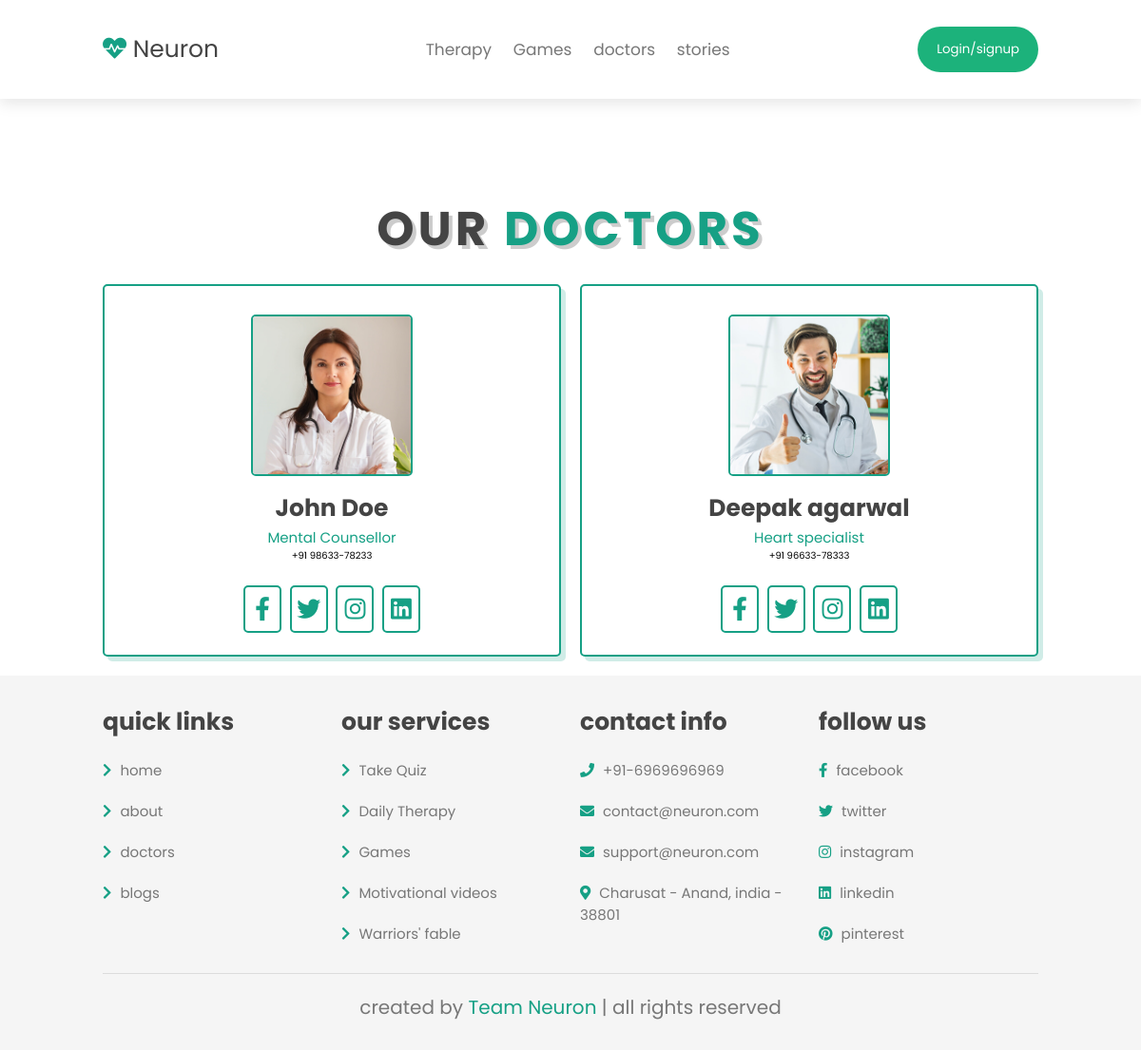
Page /doctors/Ahmedabad on the committed database.
### neuron_main/models.py (models this page shows)
class Doctor(models.Model):
    photo = models.ImageField(upload_to='media/image/', null=True)
    portfolio = models.CharField(max_length=100)
    name = models.CharField(max_length=30)
    location = models.CharField(max_length=50)
    contact_no = models.CharField(max_length=15)

### neuron_main/views.py (the view)
# urls.py: path('doctors/<str:city>', views.doctors_by_city, name="doctors_by_city"),
def doctors_by_city(request, *args, **kwargs):
    city = kwargs.get('city')
    doctors = [doctor for doctor in list(Doctor.objects.filter(location=city))]
    return render(request, 'doctors.html', context={'username': request.user.username if request.user.is_authenticated else None, 'doctors': doctors})

### templates/doctors.html (shortened to what this page needs)
{% extends 'base.html' %}
{% load static %}
  {% block content %}
<section class="doctors" id="doctors">
    <h1 class="heading" style="padding-top: 10vh"> our <span>doctors</span> </h1>
    <div class="box-container">
      {% for doctor in doctors %}
        <div class="box">
            <img src="{{ doctor.photo.url }}" alt="">
            <h3>{{doctor.name}}</h3>
            <span>{{doctor.portfolio}}</span>
            <pre style="font-size: 1rem">{{doctor.contact_no}}</pre>
            <div class="share">
                <a href="#" class="fab fa-facebook-f"></a>
                <a href="#" class="fab fa-twitter"></a>
                <a href="#" class="fab fa-instagram"></a>
                <a href="#" class="fab fa-linkedin"></a>
            </div>
        </div>
      {% endfor %}
    </div>
</section>
{% endblock %}

### static/css/base.css (style rules this page uses)
body { font-family: Arial, Helvetica, sans-serif; }
:root { --green:#16a085; --black:#444; --light-color:#777; --box-shadow:.5rem .5rem 0 rgba(22, 160, 133, .2); --text-shadow:.4rem .4rem 0 rgba(0, 0, 0, .2); --border:.2rem solid var(--green); --card-height: 300px; --card-width: calc(var(--card-height) / 1.5); }
* { font-family: 'Poppins', sans-serif; margin:0; padding: 0; box-sizing: border-box; outline: none; border: none; transition: all .2s ease-out; text-decoration: none; }
html { font-size: 62.5%; overflow-x: hidden; scroll-padding-top: 7rem; scroll-behavior: smooth; }
section { padding:2rem 9%; }
.heading { text-align: center; padding-bottom: 2rem; text-shadow: var(--text-shadow); text-transform: uppercase; color:var(--black); font-size: 5rem; letter-spacing: .4rem; }
.heading span { text-transform: uppercase; color:var(--green); }
.doctors .box-container { display: grid; grid-template-columns: repeat(auto-fit, minmax(30rem, 1fr)); gap:2rem; }
.doctors .box-container .box { text-align: center; background:#fff; border-radius: .5rem; border:var(--border); box-shadow: var(--box-shadow); padding:2rem; }
.doctors .box-container .box img { height: 17rem; border:var(--border); border-radius: .5rem; margin-top: 1rem; margin-bottom: 1rem; }
.doctors .box-container .box h3 { color:var(--black); font-size: 2.5rem; }
.doctors .box-container .box span { color:var(--green); font-size: 1.5rem; }
.doctors .box-container .box .share { padding-top: 2rem; }
.doctors .box-container .box .share a { height: 5rem; width: 4rem; line-height: 4.5rem; font-size: 2.5rem; color:var(--green); border-radius: .5rem; border:var(--border); margin:.3rem; }
* { box-sizing: border-box }

### templates/doctors.html (style rules this page uses)
html { box-sizing: border-box; font-family: 'Poppins', sans-serif; }
*, *::after, *::before { box-sizing: inherit; margin: 0; padding: 0; }
body { background-image: url('https://www.shutterstock.com/image-illustration/blurred-lights-on-blue-gradient-260nw-227742202.jpg'); background-size: cover; font-family: 'Montserrat', sans-serif; }

### rows in the picture
Doctor: photo (picture), name "John Doe", portfolio "Mental Counsellor", contact_no "+91 98633-78233"
Doctor: photo (picture), name "Deepak agarwal", portfolio "Heart specialist", contact_no "+91 96633-78333"
